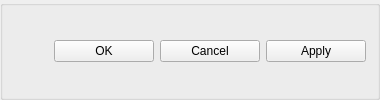
    <widget class="QGroupBox" name="groupBox">
     <property name="sizePolicy">
      <sizepolicy hsizetype="Preferred" vsizetype="Maximum">
       <horstretch>0</horstretch>
       <verstretch>0</verstretch>
      </sizepolicy>
     </property>
     <property name="title">
      <string/>
     </property>
     <layout class="QHBoxLayout" name="horizontalLayout">
      <item>
       <spacer name="horizontalSpacer">
        <property name="orientation">
         <enum>Qt::Horizontal</enum>
        </property>
        <property name="sizeHint" stdset="0">
         <size>
          <width>40</width>
          <height>20</height>
         </size>
        </property>
       </spacer>
      </item>
      <item>
       <widget class="QPushButton" name="okBut">
        <property name="minimumSize">
         <size>
          <width>100</width>
          <height>0</height>
         </size>
        </property>
        <property name="text">
         <string>OK</string>
        </property>
       </widget>
      </item>
      <item>
       <widget class="QPushButton" name="cancelBut">
        <property name="minimumSize">
         <size>
          <width>100</width>
          <height>0</height>
         </size>
        </property>
        <property name="text">
         <string>Cancel</string>
        </property>
       </widget>
      </item>
      <item>
       <widget class="QPushButton" name="applyBut">
        <property name="minimumSize">
         <size>
          <width>100</width>
          <height>0</height>
         </size>
        </property>
        <property name="text">
         <string>Apply</string>
        </property>
       </widget>
      </item>
     </layout>
    </widget>
